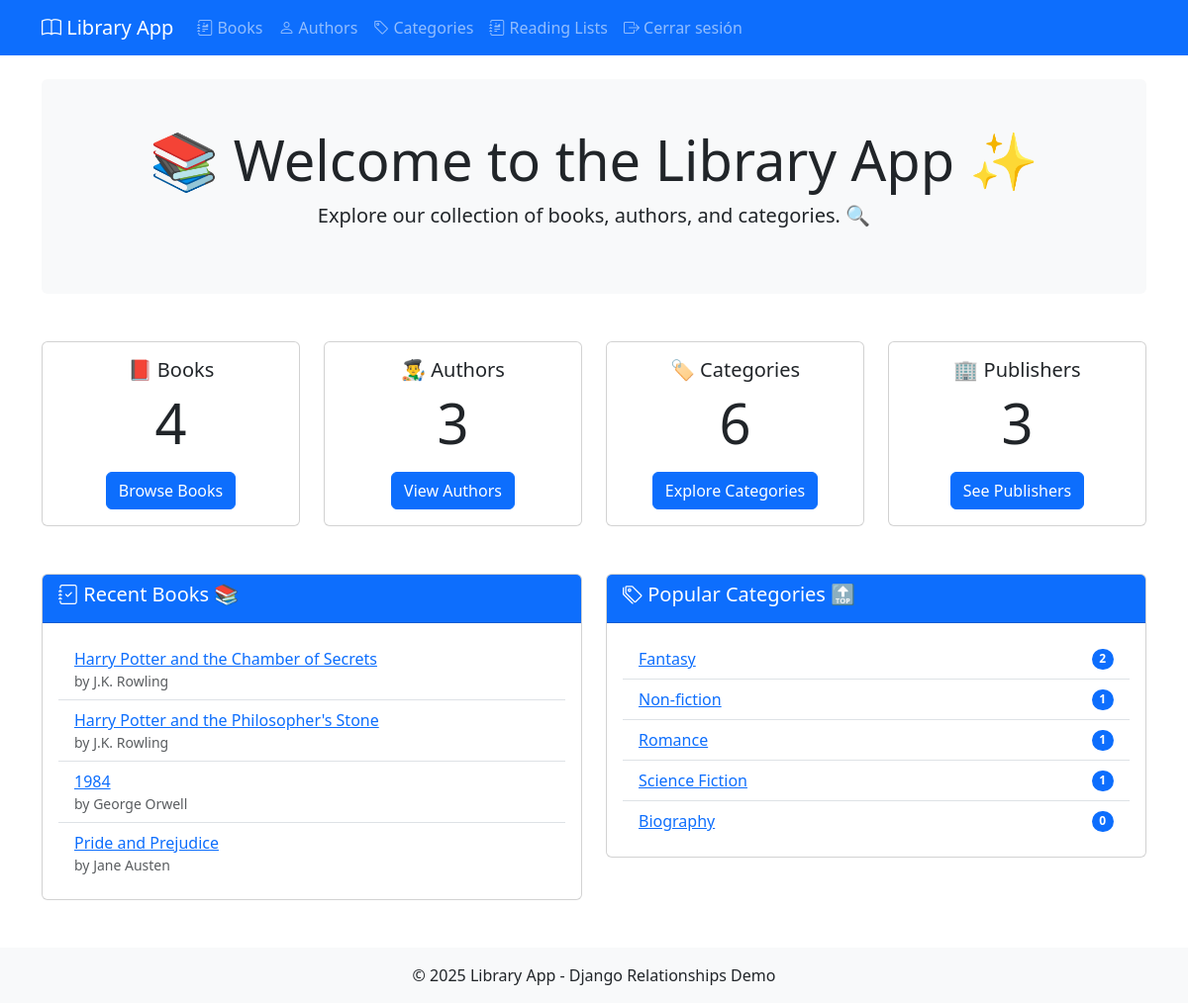
Screenshot of / (signed in) with the database file from the repository.
### library/models.py (models this page shows, shortened)
class Book(models.Model):
    title = models.CharField(max_length=200)
    author = models.ForeignKey(  # 1️⃣➡️🔢 One-to-Many relationship
        Author,
        on_delete=models.CASCADE,
        related_name='books'
    )
    isbn = models.CharField('ISBN', max_length=13, unique=True)
    publication_date = models.DateField(null=True, blank=True)
    summary = models.TextField(blank=True)
    categories = models.ManyToManyField(
        Category,
        related_name='books'
    )
    publishers = models.ManyToManyField(
        Publisher,
        through='Publication',
        through_fields=('book', 'publisher'),
        related_name='books'
    )

class Author(models.Model):
    name = models.CharField(max_length=100)
    birth_date = models.DateField(null=True, blank=True)
    biography = models.TextField(blank=True)

class Category(models.Model):
    name = models.CharField(max_length=50)
    description = models.TextField(blank=True)
    slug = models.SlugField(unique=True)
    class Meta:
        verbose_name_plural = "categories"

### library/views.py (the view)
# urls.py: path('', views.home, name='home'),  # 🏠 Home page
@login_required
def home(request):
    context = {
        'total_books': Book.objects.count(),
        'total_authors': Author.objects.count(),
        'total_categories': Category.objects.count(),
        'total_publishers': Publisher.objects.count(),
        'categories': Category.objects.annotate(
            book_count=Count('books')
        ).order_by('-book_count')[:5],
        'recent_books': Book.objects.select_related('author').order_by('-publication_date')[:5],
    }
    return render(request, 'library/home.html', context)

### library/templates/library/home.html (shortened to what this page needs)
{% extends 'base.html' %}
{% block content %}
<div class="jumbotron py-5 bg-light rounded">
    <div class="container text-center">
        <h1 class="display-4">📚 Welcome to the Library App ✨</h1>
        <p class="lead">Explore our collection of books, authors, and categories. 🔍</p>
    </div>
</div>
<div class="row mt-5">
    <div class="col-md-3">
        <div class="card text-center mb-4">
            <div class="card-body">
                <h5 class="card-title">📕 Books</h5>
                <p class="card-text display-4">{{ total_books }}</p>
                <a href="{% url 'book_list' %}" class="btn btn-primary">Browse Books</a>
            </div>
        </div>
    </div>
    <div class="col-md-3">
        <div class="card text-center mb-4">
            <div class="card-body">
                <h5 class="card-title">👨‍🎨 Authors</h5>
                <p class="card-text display-4">{{ total_authors }}</p>
                <a href="{% url 'author_list' %}" class="btn btn-primary">View Authors</a>
            </div>
        </div>
    </div>
    <div class="col-md-3">
        <div class="card text-center mb-4">
            <div class="card-body">
                <h5 class="card-title">🏷️ Categories</h5>
                <p class="card-text display-4">{{ total_categories }}</p>
                <a href="{% url 'category_list' %}" class="btn btn-primary">Explore Categories</a>
            </div>
        </div>
    </div>
    <div class="col-md-3">
        <div class="card text-center mb-4">
            <div class="card-body">
                <h5 class="card-title">🏢 Publishers</h5>
                <p class="card-text display-4">{{ total_publishers }}</p>
                <a href="#" class="btn btn-primary">See Publishers</a>
            </div>
        </div>
    </div>
</div>
<div class="row mt-4">
    <div class="col-md-6">
        <div class="card">
            <div class="card-header bg-primary text-white">
                <h5><i class="bi bi-journal-check"></i> Recent Books 📚</h5>
            </div>
            <div class="card-body">
                <ul class="list-group list-group-flush">
                    {% for book in recent_books %}
                        <li class="list-group-item">
                            <a href="{% url 'book_detail' book.id %}">{{ book.title }}</a>
                            <small class="text-muted d-block">by {{ book.author.name }}</small>
                        </li>
                    {% empty %}
                        <li class="list-group-item">No books available yet. 📭</li>
                    {% endfor %}
                </ul>
            </div>
        </div>
    </div>
    <div class="col-md-6">
        <div class="card">
            <div class="card-header bg-primary text-white">
                <h5><i class="bi bi-tags"></i> Popular Categories 🔝</h5>
            </div>
            <div class="card-body">
                <ul class="list-group list-group-flush">
                    {% for category in categories %}
                        <li class="list-group-item d-flex justify-content-between align-items-center">
                            <a href="{% url 'category_detail' category.slug %}">{{ category.name }}</a>
                            <span class="badge bg-primary rounded-pill">{{ category.book_count }}</span>
                        </li>
                    {% empty %}
                        <li class="list-group-item">No categories available yet. 📭</li>
                    {% endfor %}
                </ul>
            </div>
        </div>
    </div>
</div>
{% endblock %}

### rows the page displays
Book: title "Harry Potter and the Chamber of Secrets", author.name "J.K. Rowling"
Book: title "Harry Potter and the Philosopher's Stone", author.name "J.K. Rowling"
Book: title "1984", author.name "George Orwell"
Book: title "Pride and Prejudice", author.name "Jane Austen"
Category: name "Fantasy", book_count "2"
Category: name "Non-fiction", book_count "1"
Category: name "Romance", book_count "1"
Category: name "Science Fiction", book_count "1"
Category: name "Biography", book_count "0"

### other values shown
{{ total_books }} "4"
{{ total_authors }} "3"
{{ total_categories }} "6"
{{ total_publishers }} "3"
